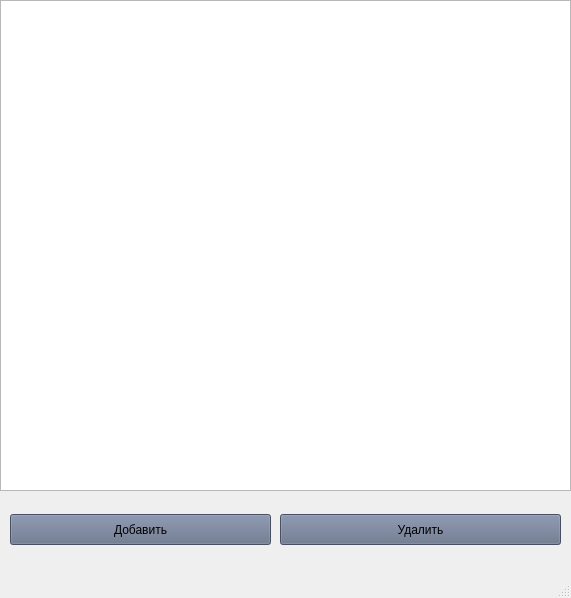
<?xml version="1.0" encoding="UTF-8"?>
<ui version="4.0">
 <class>MainWindow</class>
 <widget class="QMainWindow" name="MainWindow">
  <property name="geometry">
   <rect>
    <x>0</x>
    <y>0</y>
    <width>571</width>
    <height>598</height>
   </rect>
  </property>
  <property name="windowTitle">
   <string>MainWindow</string>
  </property>
  <widget class="QWidget" name="centralwidget">
   <widget class="QTableView" name="tableView">
    <property name="geometry">
     <rect>
      <x>0</x>
      <y>0</y>
      <width>571</width>
      <height>491</height>
     </rect>
    </property>
    <property name="font">
     <font>
      <pointsize>10</pointsize>
     </font>
    </property>
    <property name="styleSheet">
     <string notr="true"/>
    </property>
   </widget>
   <widget class="QPushButton" name="pushButton">
    <property name="geometry">
     <rect>
      <x>10</x>
      <y>514</y>
      <width>261</width>
      <height>31</height>
     </rect>
    </property>
    <property name="styleSheet">
     <string notr="true">background-color: rgb(99, 111, 136);</string>
    </property>
    <property name="text">
     <string>Добавить</string>
    </property>
   </widget>
   <widget class="QPushButton" name="pushButton_2">
    <property name="geometry">
     <rect>
      <x>280</x>
      <y>514</y>
      <width>281</width>
      <height>31</height>
     </rect>
    </property>
    <property name="styleSheet">
     <string notr="true">background-color: rgb(99, 111, 136);</string>
    </property>
    <property name="text">
     <string>Удалить</string>
    </property>
   </widget>
  </widget>
  <widget class="QMenuBar" name="menubar">
   <property name="geometry">
    <rect>
     <x>0</x>
     <y>0</y>
     <width>571</width>
     <height>25</height>
    </rect>
   </property>
  </widget>
  <widget class="QStatusBar" name="statusbar"/>
 </widget>
 <resources/>
 <connections/>
</ui>
